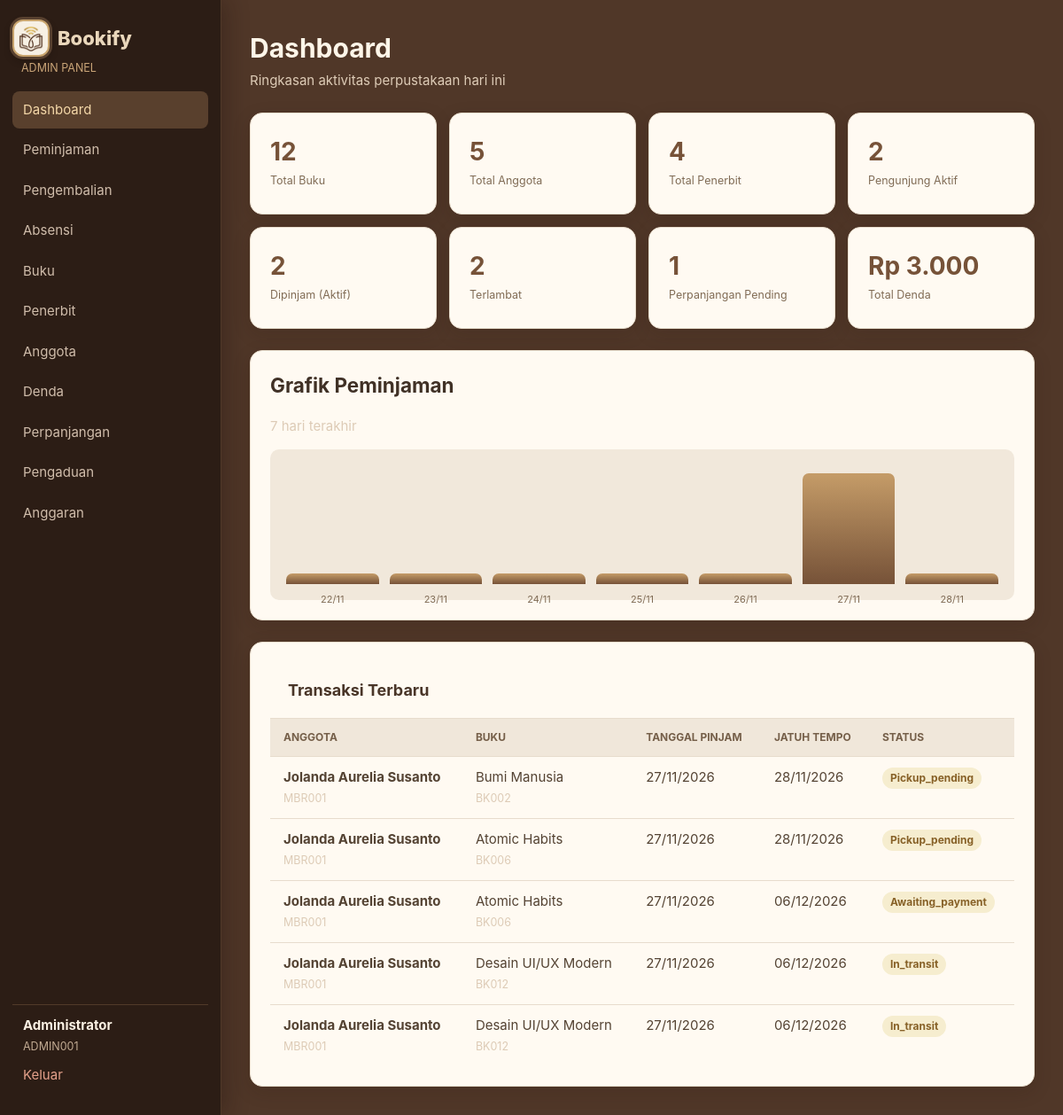
Page /admin/dashboard.php (signed in) on the committed database.
### tables this page shows
CREATE TABLE borrowings (
    id INTEGER PRIMARY KEY AUTOINCREMENT, user_id INTEGER NOT NULL, book_id INTEGER NOT NULL,
    borrowed_at TEXT NOT NULL DEFAULT CURRENT_TIMESTAMP, due_date TEXT NOT NULL, returned_at TEXT,
    status TEXT NOT NULL DEFAULT 'active', renew_count INTEGER NOT NULL DEFAULT 0,
    created_at TEXT NOT NULL DEFAULT CURRENT_TIMESTAMP, updated_at TEXT NOT NULL DEFAULT CURRENT_TIMESTAMP, fulfillment_method TEXT, pickup_deadline TEXT, shipping_fee INTEGER NOT NULL DEFAULT 0, receipt_no TEXT, estimated_delivery TEXT, payment_method TEXT, paid_at TEXT, delivery_address TEXT, payment_deadline TEXT, history_visible INTEGER NOT NULL DEFAULT 1,
    FOREIGN KEY (user_id) REFERENCES users(id), FOREIGN KEY (book_id) REFERENCES books(id)
);

CREATE TABLE users (
    id INTEGER PRIMARY KEY AUTOINCREMENT, member_id TEXT NOT NULL UNIQUE, name TEXT NOT NULL,
    email TEXT NOT NULL UNIQUE, phone TEXT, gender TEXT, address TEXT, password TEXT NOT NULL,
    role TEXT NOT NULL DEFAULT 'member', status TEXT NOT NULL DEFAULT 'active',
    created_at TEXT NOT NULL DEFAULT CURRENT_TIMESTAMP, updated_at TEXT NOT NULL DEFAULT CURRENT_TIMESTAMP
, photo_path TEXT, nik TEXT);

CREATE TABLE books (
    id INTEGER PRIMARY KEY AUTOINCREMENT, book_id TEXT NOT NULL UNIQUE, title TEXT NOT NULL, author TEXT NOT NULL,
    year INTEGER, pages INTEGER, genre TEXT, stock INTEGER NOT NULL DEFAULT 1, available INTEGER NOT NULL DEFAULT 1,
    cover_url TEXT, publisher_id INTEGER, created_at TEXT NOT NULL DEFAULT CURRENT_TIMESTAMP,
    updated_at TEXT NOT NULL DEFAULT CURRENT_TIMESTAMP, synopsis TEXT,
    FOREIGN KEY (publisher_id) REFERENCES publishers(id) ON DELETE SET NULL
);

### admin/dashboard.php (the view, shortened to what this page needs)
<?php
require_once __DIR__ . '/../includes/layout.php';
$stats = [
    ['Total Buku', count_of('books'), '#818cf8'], ['Total Anggota', count_of('users', "role='member'"), '#c084fc'],
    ['Total Penerbit', count_of('publishers'), '#34d399'], ['Pengunjung Aktif', count_of('attendances', 'check_out IS NULL'), '#fbbf24'],
    ['Dipinjam (Aktif)', count_of('borrowings', "status='active'"), '#60a5fa'], ['Terlambat', count_of('borrowings', "status='overdue'"), '#f87171'],
    ['Perpanjangan Pending', count_of('extensions', "status='pending'"), '#fb923c'], ['Total Denda', rupiah((int) (one("SELECT COALESCE(SUM(amount),0) AS amount FROM fines WHERE status='unpaid'")['amount'])), '#f472b6'],
];
$recent = rows('SELECT br.*, u.name, u.member_id, b.title, b.book_id FROM borrowings br JOIN users u ON u.id=br.user_id JOIN books b ON b.id=br.book_id ORDER BY br.borrowed_at DESC LIMIT 5');
$chart=[]; for ($i=6;$i>=0;$i--) { $date=date('Y-m-d', strtotime("-$i days")); $chart[]=['label'=>date('d/m',strtotime($date)), 'total'=>count_of('borrowings','date(borrowed_at)=?',[$date])]; }
?>
<section class="dashboard-stats"><?php foreach ($stats as [$label,$value,$color]): ?><div class="stat"><strong style="color:<?= e($color) ?>"><?= e($value) ?></strong><small><?= e($label) ?></small></div><?php endforeach; ?></section>
<section class="card" style="margin-bottom:24px"><h2 style="margin-top:0">Grafik Peminjaman</h2><p class="muted">7 hari terakhir</p><div class="chart"><?php $max=max(array_column($chart,'total')) ?: 1; foreach ($chart as $day): ?><div class="bar" title="<?= $day['total'] ?> peminjaman" style="height:<?= max(12, ($day['total'] / $max) * 125) ?>px"><span><?= e($day['label']) ?></span></div><?php endforeach; ?></div></section>
<section class="card table-card"><h2>Transaksi Terbaru</h2><table><thead><tr><th>Anggota</th><th>Buku</th><th>Tanggal Pinjam</th><th>Jatuh Tempo</th><th>Status</th></tr></thead><tbody><?php foreach ($recent as $row): ?><tr><td><b><?= e($row['name']) ?></b><br><small class="muted"><?= e($row['member_id']) ?></small></td><td><?= e($row['title']) ?><br><small class="muted"><?= e($row['book_id']) ?></small></td><td><?= date_id($row['borrowed_at']) ?></td><td><?= date_id($row['due_date']) ?></td><td><?= status_badge($row['status']) ?></td></tr><?php endforeach; ?></tbody></table></section>

### includes/bootstrap.php (shortened to what this page needs)
<?php
function e(mixed $value): string
{
    return htmlspecialchars((string) $value, ENT_QUOTES, 'UTF-8');
}
function pdo(): PDO
{
    static $pdo = null;
    if ($pdo instanceof PDO) {
        return $pdo;
    }
    $pdo = new PDO('sqlite:' . DB_FILE);
    $pdo->setAttribute(PDO::ATTR_ERRMODE, PDO::ERRMODE_EXCEPTION);
    $pdo->setAttribute(PDO::ATTR_DEFAULT_FETCH_MODE, PDO::FETCH_ASSOC);
    $pdo->exec('PRAGMA foreign_keys = ON');
    return $pdo;
}
function rows(string $query, array $params = []): array
{
    $statement = pdo()->prepare($query);
    $statement->execute($params);
    return $statement->fetchAll();
}
function one(string $query, array $params = []): ?array
{
    $statement = pdo()->prepare($query);
    $statement->execute($params);
    $result = $statement->fetch();
    return $result ?: null;
}
function count_of(string $table, string $where = '1=1', array $params = []): int
{
    return (int) one("SELECT COUNT(*) AS amount FROM {$table} WHERE {$where}", $params)['amount'];
}
function status_badge(string $status): string
{
    return '<span class="badge badge-' . e($status) . '">' . e(ucfirst($status)) . '</span>';
}
function date_id(?string $value, bool $withTime = false): string
{
    $time = strtotime($value);
    return date($withTime ? 'd/m/Y H:i' : 'd/m/Y', $time);
}

### rows in the picture
borrowings: user.name "Jolanda Aurelia Susanto", user.member_id "MBR001", book.title "Bumi Manusia", book.book_id "BK002", borrowed_at "27/11/2026", due_date "28/11/2026", status "Pickup_pending"
borrowings: user.name "Jolanda Aurelia Susanto", user.member_id "MBR001", book.title "Atomic Habits", book.book_id "BK006", borrowed_at "27/11/2026", due_date "28/11/2026", status "Pickup_pending"
borrowings: user.name "Jolanda Aurelia Susanto", user.member_id "MBR001", book.title "Atomic Habits", book.book_id "BK006", borrowed_at "27/11/2026", due_date "06/12/2026", status "Awaiting_payment"
borrowings: user.name "Jolanda Aurelia Susanto", user.member_id "MBR001", book.title "Desain UI/UX Modern", book.book_id "BK012", borrowed_at "27/11/2026", due_date "06/12/2026", status "In_transit"
borrowings: user.name "Jolanda Aurelia Susanto", user.member_id "MBR001", book.title "Desain UI/UX Modern", book.book_id "BK012", borrowed_at "27/11/2026", due_date "06/12/2026", status "In_transit"

### other values in the picture
$label "Dashboard"
$label "Peminjaman"
$label "Pengembalian"
$label "Absensi"
$label "Buku"
$label "Penerbit"
$label "Anggota"
$label "Denda"
$label "Perpanjangan"
$label "Pengaduan"
$label "Anggaran"
$user['name'] "Administrator"
$user['member_id'] "ADMIN001"
$title "Dashboard"
$subtitle "Ringkasan aktivitas perpustakaan hari ini"
